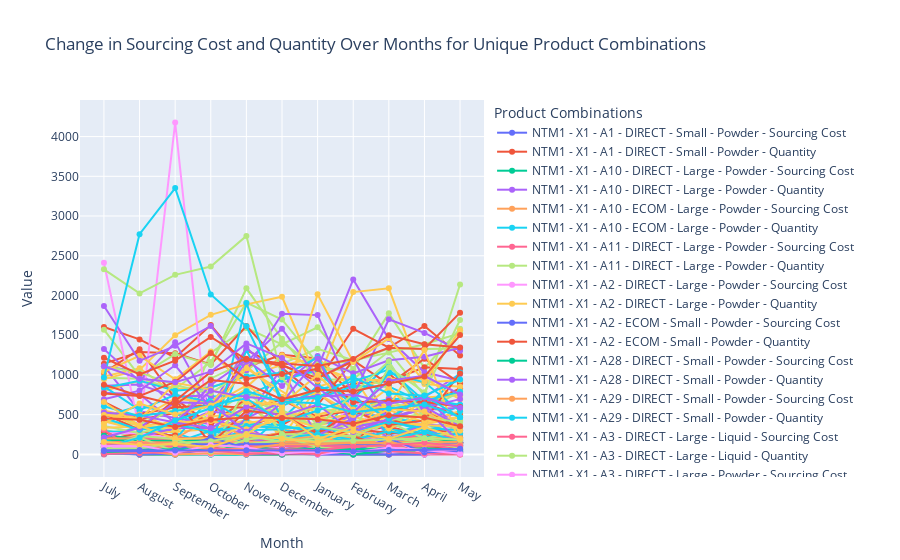

Notebook cell for this chart:
### Code cell
import pandas as pd
import calendar
import plotly.graph_objs as go

grouping_columns_unique = ['ProductType', 'Manufacturer', 'Area Code', 'Sourcing Channel', 'Product Size', 'Product Type']

# Group by unique combinations and aggregate mean Sourcing Cost and sum Quantity
grouped = df.groupby(grouping_columns_unique + ['Year', 'Month']).agg({'Sourcing Cost':'mean', 'Quantity':'sum'}).reset_index()

# Merge with unique_combinations to retain only those combinations
merged = pd.merge(grouped, unique_combinations, on=grouping_columns_unique, how='inner')

# Initialize a dictionary to store monthly data for each unique product combination
product_data = {}

# Iterate over unique combinations
for index, row in merged.iterrows():
    product_label = f"{row['ProductType']} - {row['Manufacturer']} - {row['Area Code']} - {row['Sourcing Channel']} - {row['Product Size']} - {row['Product Type']}"
    if product_label not in product_data:
        product_data[product_label] = []
    
    monthly_data = {
        'Month': calendar.month_name[row['Month']],
        'Year': str(row['Year']),
        'Sourcing Cost': row['Sourcing Cost'],
        'Quantity': row['Quantity']
    }
    
    product_data[product_label].append(monthly_data)

# Create a Plotly figure to hold the plots
fig = go.Figure()

# Iterate over each unique product combination
for product_label, monthly_data in product_data.items():
    # Extract data for each metric (Sourcing Cost and Quantity)
    months = [data['Month'] for data in monthly_data]
    sourcing_cost = [data['Sourcing Cost'] for data in monthly_data]
    quantity = [data['Quantity'] for data in monthly_data]
    
    # Add traces for Sourcing Cost and Quantity
    fig.add_trace(go.Scatter(x=months, y=sourcing_cost, mode='lines+markers', name=f'{product_label} - Sourcing Cost', text=sourcing_cost, textposition='top center'))
    fig.add_trace(go.Scatter(x=months, y=quantity, mode='lines+markers', name=f'{product_label} - Quantity', text=quantity, textposition='top center'))

# Update layout for better readability
fig.update_layout(title='Change in Sourcing Cost and Quantity Over Months for Unique Product Combinations',
                  xaxis_title='Month',
                  yaxis_title='Value',
                  legend_title='Product Combinations',
                  hovermode='closest',
                  
                  )

# Show the plot
fig.show()

fig.write_html('sourcing_cost_quantity_plot.html', full_html=False, include_plotlyjs='cdn')
